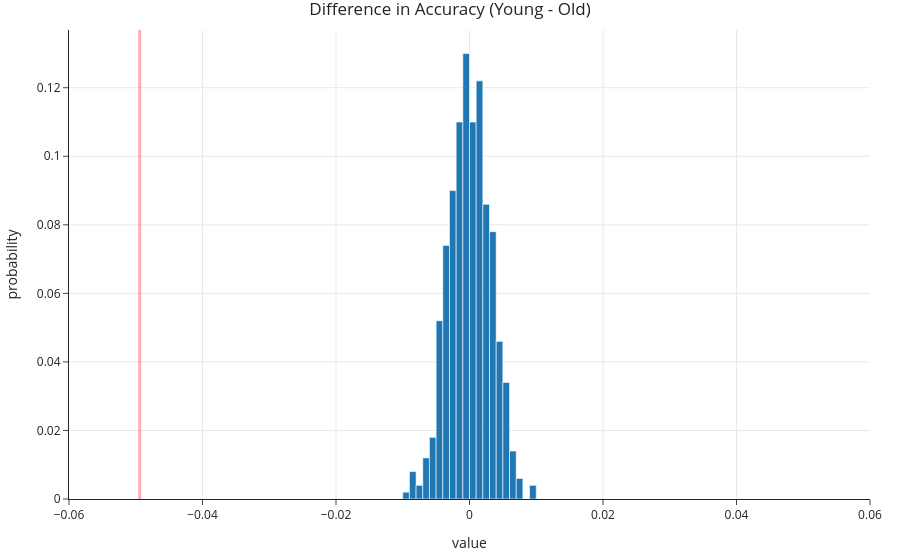

The code cell stored with this chart in its notebook:
### Code cell
fig = pd.Series(diff_in_acc).plot(kind='hist', histnorm='probability', nbins=20,
                            title='Difference in Accuracy (Young - Old)')
fig.add_vline(x=obs, line_color='red', line_width=3)
fig.update_layout(xaxis_range=[-0.06, 0.06], showlegend=False)

### Figure 1 — Plotly figure (JSON) as saved in the notebook; plotly's stock layout.template omitted (floating-point values rounded to 4 significant figures; data arrays with more than 128 entries replaced by an {"elided": "..."} marker saying what was removed)
{"data": [{"alignmentgroup": "True", "bingroup": "x", "histnorm": "probability", "hovertemplate": "variable=0<br>value=%{x}<br>probability=%{y}<extra></extra>", "legendgroup": "0", "marker": {"color": "#1F77B4", "pattern": {"shape": ""}}, "name": "0", "nbinsx": 20, "offsetgroup": "0", "orientation": "v", "showlegend": true, "type": "histogram", "x": {"elided": "500 float values"}, "xaxis": "x", "yaxis": "y"}], "layout": {"barmode": "relative", "legend": {"title": {"text": "variable"}, "tracegroupgap": 0}, "shapes": [{"line": {"color": "red", "width": 3}, "type": "line", "x0": -0.04941, "x1": -0.04941, "xref": "x", "y0": 0, "y1": 1, "yref": "y domain"}], "showlegend": false, "title": {"text": "Difference in Accuracy (Young - Old)"}, "xaxis": {"anchor": "y", "domain": [0, 1], "range": [-0.06, 0.06], "title": {"text": "value"}}, "yaxis": {"anchor": "x", "domain": [0, 1], "title": {"text": "probability"}}}}
